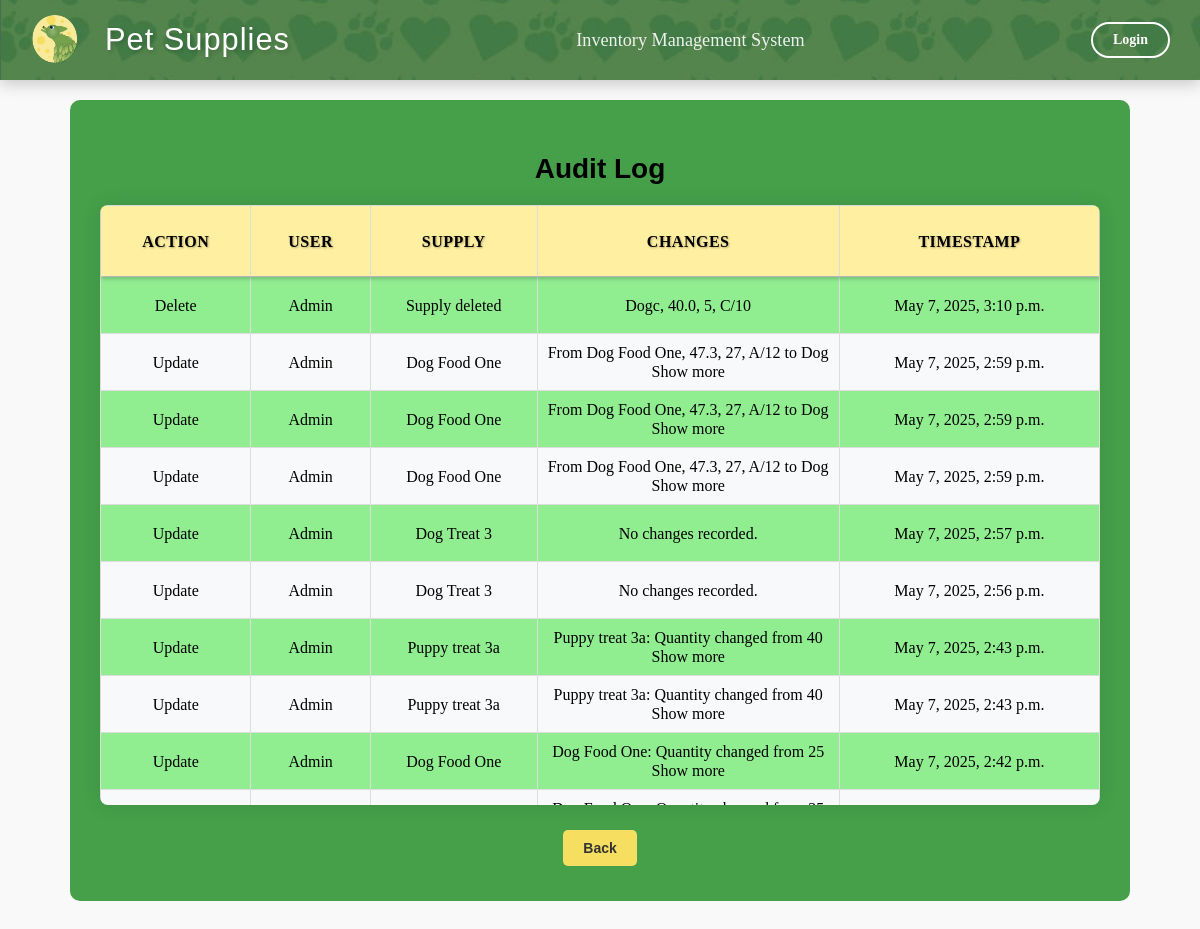
The page /audit-log/ on the database as committed earlier.
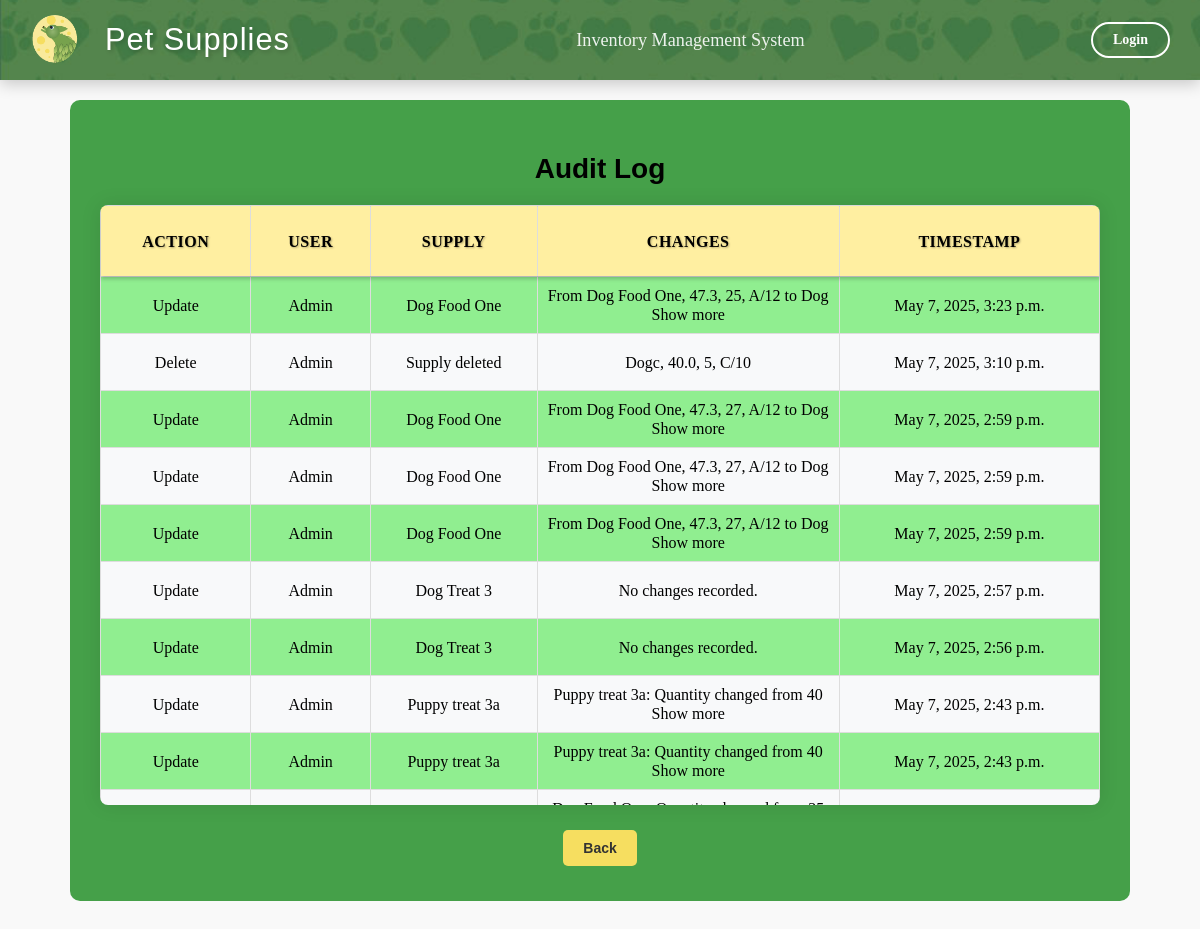
The same page on the database as committed later.
### inventory/models.py (models this page shows, shortened)
class AuditLog(models.Model):
    ACTION_CHOICES = (
        ('CREATE', 'Create'),
        ('UPDATE', 'Update'),
        ('DELETE', 'Delete'),
    )
    user = models.ForeignKey(User, on_delete=models.SET_NULL, null=True)  # Track the user making the change
    action = models.CharField(max_length=10, choices=ACTION_CHOICES)  # The type of action (CREATE, UPDATE, DELETE)
    supply = models.ForeignKey(Supply, on_delete=models.SET_NULL, null=True)
    changes = models.TextField()  # Description of what was changed
    timestamp = models.DateTimeField(auto_now_add=True)  # When the change was made

class Supply(models.Model):
    name = models.CharField(max_length=255, primary_key=True)
    price = models.FloatField()
    quantity = models.IntegerField()
    location = models.CharField(max_length=255)
    reorder_point = models.PositiveIntegerField(default=5)
    deleted = models.BooleanField(default=False)

### inventory/views.py (the view)
# urls.py: path('audit-log/', views.audit_log, name='audit_log'),
def audit_log(request):
    logs = AuditLog.objects.all().order_by('-timestamp')
    return render(request, 'inventory/audit_log.html', {'logs': logs})

### inventory/templates/inventory/audit_log.html (shortened to what this page needs)
{% extends 'inventory/base.html' %}
{% load static %}
{% block content %}
<center>
<div class="conmain">
    <center>
       <h2>Audit Log</h2>
    </center>
    <div class="table-container">
        <table border="1" class="data_tab">
            <thead>
                <tr>
                    <th>Action</th>
                    <th>User</th>
                    <th>Supply</th>
                    <th>Changes</th>
                    <th>Timestamp</th>
                </tr>
            </thead>
            <tbody>
                {% for log in logs %}
                <tr>
                    <td>{{ log.get_action_display }}</td>
                    <td>{{ log.user.username }}</td>
                    <td>
                        {% if log.action == 'DELETE' %}
                            Supply deleted
                        {% elif log.supply %}
                            {{ log.supply.name }}
                        {% else %}
                            Supply deleted
                        {% endif %}
                    </td>
                    <td class="changes">
                        <div class="changes-content" id="changes-content-{{ forloop.counter }}">
                            {{ log.changes|default:"No changes recorded." }}
                        </div>
                        <span class="toggle-text" onclick="toggleDetails(event, this)" style="display: none;">Show more</span>
                    </td>
                    <td>{{ log.timestamp }}</td>
                </tr>
                {% endfor %}
            </tbody>
        </table>
    </div>
    <center>
        <a href="{% url 'index' %}">
            <button type="button" class="back-button">Back</button>
        </a>
    </center>
</div>
</div>
{% endblock %}

Rows that differ between the two databases and show on the page:
no longer on this page (row unchanged): AuditLog: action "Update", user.username "Admin", supply.name "Dog Food One", changes "Dog Food One: Quantity changed from 25…", timestamp "May 7, 2025, 2:42 p.m."
added AuditLog: action "Update", user.username "Admin", supply.name "Dog Food One", changes "From Dog Food One, 47.3, 25, A/12 to Dog…", timestamp "May 7, 2025, 3:23 p.m."
